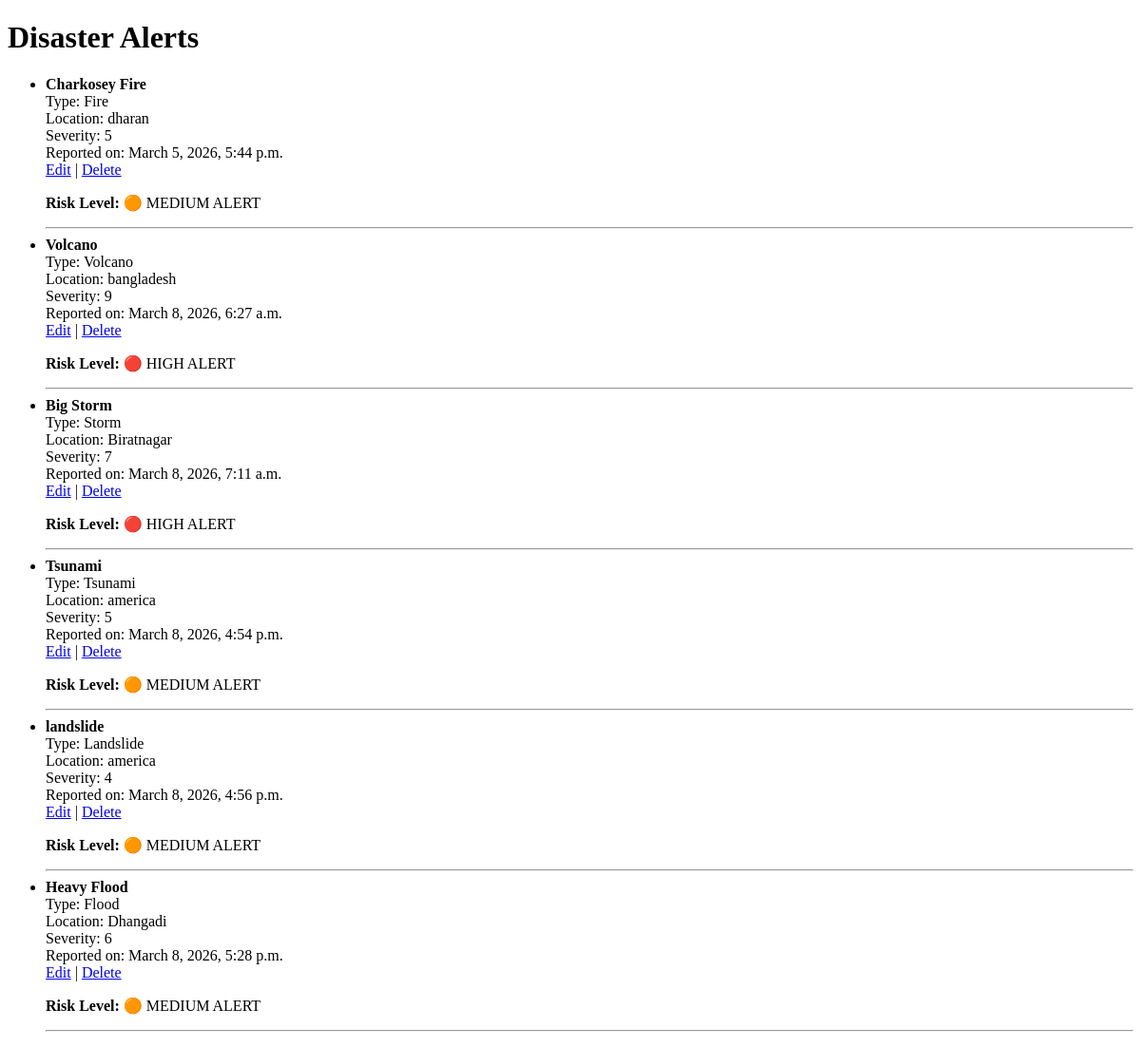
/disasters/, run on an earlier commit of the app's database.
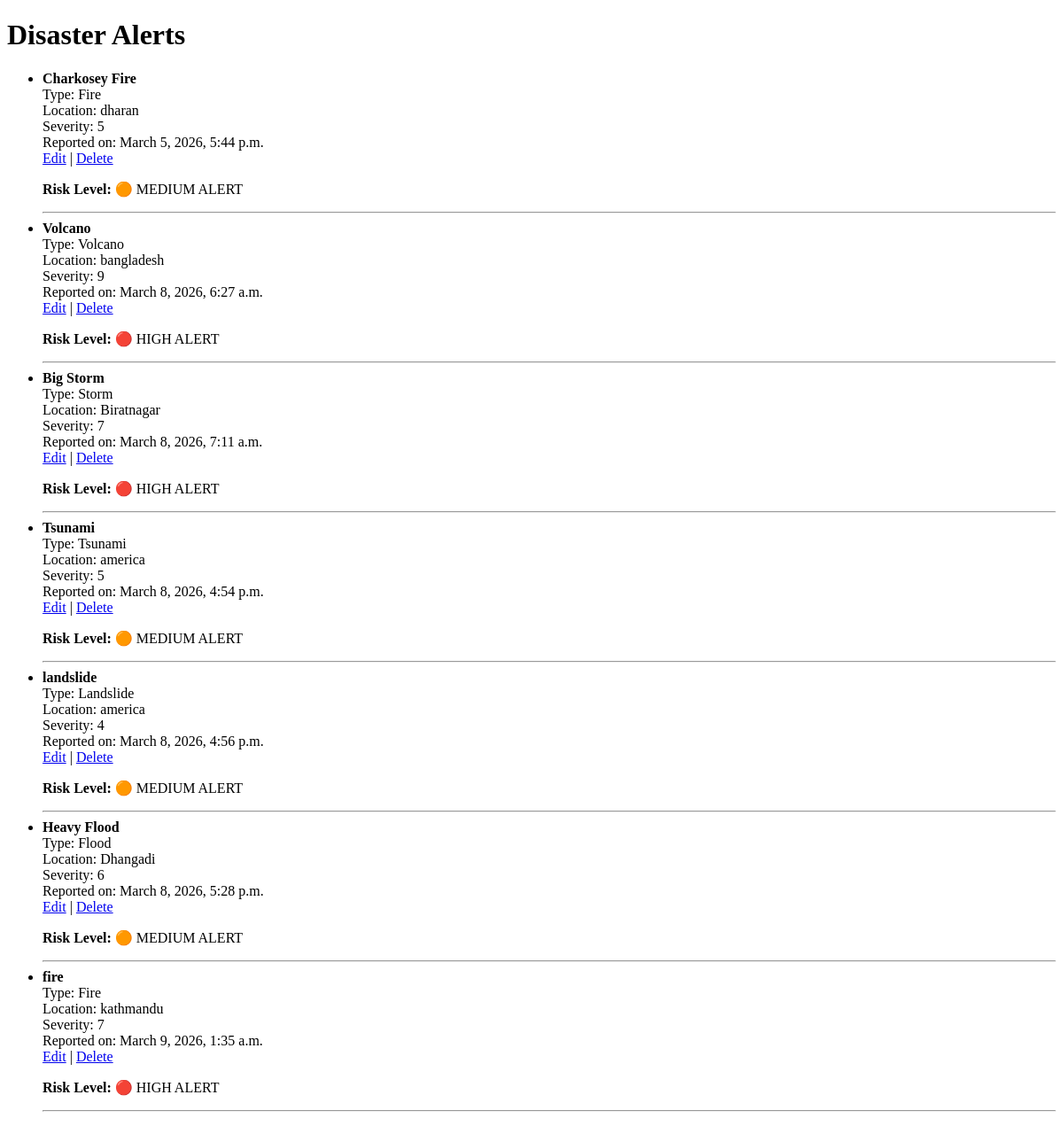
And on a later commit of the database.
### core/models.py (models this page shows, shortened)
class Disaster(models.Model):
    title = models.CharField(max_length=200)
    disaster_type = models.CharField(max_length=50, choices=DISASTER_TYPES)
    location = models.CharField(max_length=200)
    latitude = models.FloatField(null=True, blank=True)
    longitude = models.FloatField(null=True, blank=True)
    severity_level = models.IntegerField()
    risk_score = models.IntegerField(default=0)
    description = models.TextField()
    date_reported = models.DateTimeField(auto_now_add=True)
    valid_until = models.DateField(
        null=True,
        blank=True,
        help_text="Date until which this disaster and its alerts are considered active.",
    )
    def risk_level(self):
        if self.severity_level <= 3:
            return "LOW"
        elif self.severity_level <= 6:
            return "MEDIUM"
        else:
            return "HIGH"

### core/views.py (the view)
# urls.py: path("disasters/", views.disaster_list, name="disaster_list"),
def disaster_list(request):
    disasters = Disaster.objects.all()
    return render(request, 'core/disaster_list.html', {'disasters': disasters})

### core/templates/core/disaster_list.html (shortened to what this page needs)
<!DOCTYPE html>
<html>
<head>
</head>
<body>
    <h1>Disaster Alerts</h1>
    {% if disasters %}
        <ul>
            {% for disaster in disasters %}
                <li>
                    <strong>{{ disaster.title }}</strong><br>
                    Type: {{ disaster.disaster_type }}<br>
                    Location: {{ disaster.location }}<br>
                    Severity: {{ disaster.severity_level }}<br>
                    Reported on: {{ disaster.date_reported }}<br>
                    <a href="{% url 'edit_disaster' disaster.id %}">Edit</a> |
                    <a href="{% url 'delete_disaster' disaster.id %}">Delete</a>
                    <p><strong>Risk Level:</strong>
    {% if disaster.risk_level == "HIGH" %}
        🔴 HIGH ALERT
    {% elif disaster.risk_level == "MEDIUM" %}
        🟠 MEDIUM ALERT
    {% else %}
        🟢 LOW ALERT
    {% endif %}
</p>
                    <hr>
                </li>
            {% endfor %}
        </ul>
    {% else %}
        <p>No disasters reported yet.</p>
    {% endif %}
</body>
</html>

What changed in the data, as far as the page shows it:
added Disaster: title "fire", disaster_type "Fire", location "kathmandu", severity_level "7", date_reported "March 9, 2026, 1:35 a.m.", shows "🔴 HIGH ALERT"
